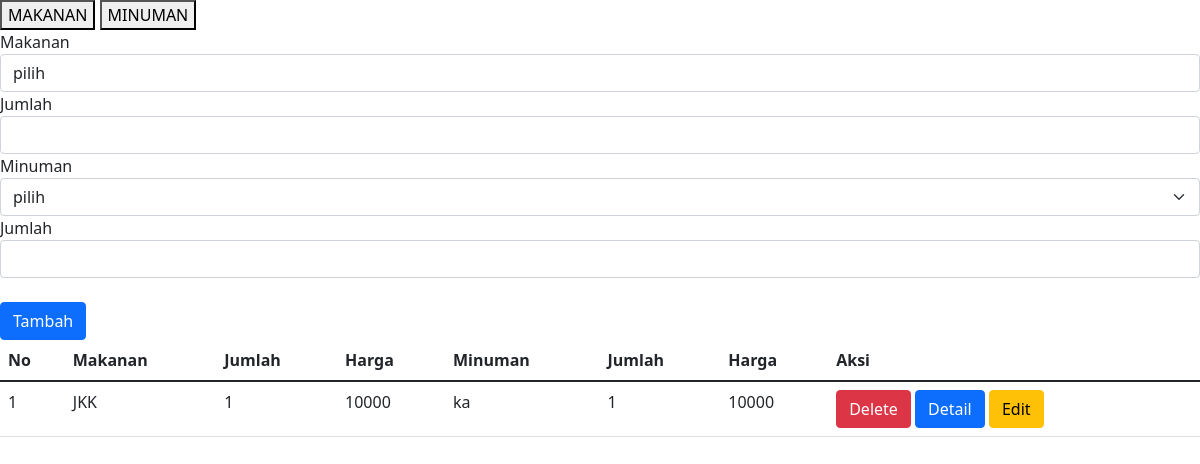
The app's page /pesanan/, older data.
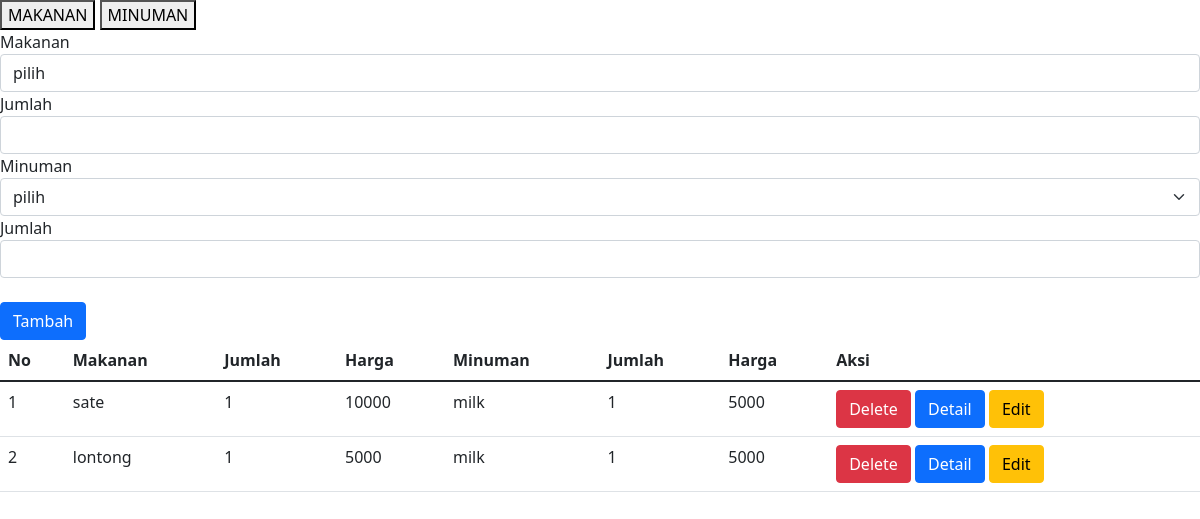
The same page, newer data.
### task/models.py (models this page shows)
class pesanan(models.Model) :
    makanan = models.ForeignKey(makanan,on_delete=models.CASCADE)
    minuman = models.ForeignKey(minuman,on_delete=models.CASCADE)
    jml_makanan = models.IntegerField()
    jml_minuman = models.IntegerField()

class makanan(models.Model) :
    jenis = models.CharField(max_length=100)
    nama = CharField(max_length=100)
    harga = models.IntegerField()

class minuman(models.Model) :
    jenis = models.CharField(max_length=100)
    nama = CharField(max_length=100)
    harga = models.IntegerField()

### task/views.py (the view, shortened to what this page needs)
# urls.py: path('pesanan/', views.index),
def index(request):
    makan=models.makanan.objects.all()
    minum=models.minuman.objects.all()
    pesanan=models.pesanan.objects.all()
    return render (request,"indexpesanan.html", {
        'makan':makan,
        'minum':minum,
        'pesanan' : pesanan,
    })

### task/templates/indexpesanan.html (shortened to what this page needs)
<!DOCTYPE html>
<html lang="en">
<head>
    <link href="https://cdn.jsdelivr.net/npm/bootstrap@5.1.3/dist/css/bootstrap.min.css" rel="stylesheet">
</head>
<body>
    <a href="/makan"><button>MAKANAN</button></a>
    <a href="/minum"><button>MINUMAN</button></a>
    <div>
        <form action="" method="post">
            <label>Makanan</label>
            <select class="form-control select" name="makanan">
                <option selected>pilih</option>
            </select>
            <label>Jumlah</label>
            <input type="text" name="jml_makanan" class="form-control">
            <label>Minuman</label>
            <select class="form-select" name="minuman">
                <option selected>pilih</option>
            </select>
            <label>Jumlah</label>
            <input type="text" name="jml_minuman" class="form-control"><br>
            <button type="submit" class="btn btn-primary">Tambah</button>
        </form>
        </div>
            <table class="table">
                <thead>
                <th>No</th>
                <th>Makanan</th>
                <th>Jumlah</th>
                <th>Harga</th>
                <th>Minuman</th>
                <th>Jumlah</th>
                <th>Harga</th>
                <th>Aksi</th>
            </thead>
            <tbody>
                {% for d in pesanan %}
                <tr>
                    <td>{{forloop.counter}}</td>
                    <td>{{d.makanan.nama}}</td>
                    <td>{{d.jml_makanan}}</td>
                    <td>{{d.makanan.harga}}</td>
                    <td>{{d.minuman.nama}}</td>
                    <td>{{d.jml_minuman}}</td>
                    <td>{{d.minuman.harga}}</td>
                    <td>
                    <a type="submit" class="btn btn-danger" href="/{{d.id}}/deletepesanan">Delete</a>
                    <a type="submit" class="btn btn-primary" href="/{{d.id}}/detailmakanan">Detail</a>
                    <a type="submit" class="btn btn-warning" href="/{{d.id}}/updatemakanan">Edit</a>
                    </td>
                </tr>
                {% endfor %}
            </tbody>
        </table>
</body>
</html>

Row changes from the older to the newer data that the page shows:
removed pesanan: makanan.nama "JKK", jml_makanan "1", makanan.harga "10000", minuman.nama "ka", jml_minuman "1", minuman.harga "10000"
added pesanan: makanan.nama "sate", jml_makanan "1", makanan.harga "10000", minuman.nama "milk", jml_minuman "1", minuman.harga "5000"
added pesanan: makanan.nama "lontong", jml_makanan "1", makanan.harga "5000", minuman.nama "milk", jml_minuman "1", minuman.harga "5000"
